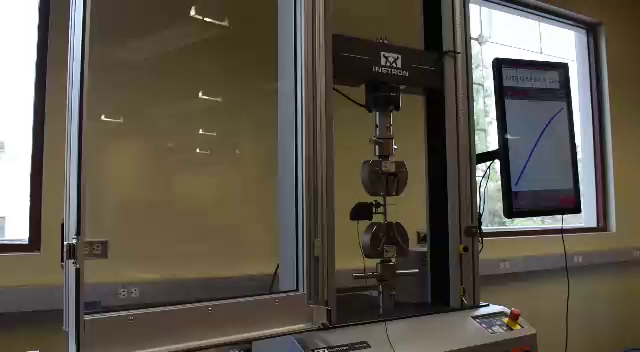
#> input picture frame 1358 of live_videos/HCS/HCS_Main_Video.mp4, 640 x 352 px
$ python live_video_editing.py
#> lines starting #> are read from the running program, lines starting #| are printed output that depends on the picture
import numpy as np
import cv2 as cv

from numpy.random import randint

def draw_rectangle(image,x1,y1,x2,y2,color,thickness):
    cv.rectangle(image, (x1, y1), (x2, y2), color, thickness)

video_path = 'live_videos/HCS/HCS_Main_Video.mp4'
zoomed_video_path = 'live_videos/HCS/HCS Zoomed.mp4'
zoomed_graph_path = 'live_videos/HCS/HCS Graphic.mp4'


showZoomed = False
showZoomedGraph = False

hoveringZoomTest = False
hoveringZoomGraph = False

def handle_click(event, x, y, flags, param):
    global showZoomed
    global hoveringZoomTest
    global hoveringZoomGraph
    global showZoomedGraph

    if (x > 0 and x < 300) and (y > 0 and y < 85):
        hoveringZoomTest = True
    else:
        hoveringZoomTest = False

    if (x > 0 and x < 300) and (y > 140 and y < 225):
        hoveringZoomGraph = True

    else:
        hoveringZoomGraph = False

    if event == cv.EVENT_LBUTTONDOWN and hoveringZoomTest:
        showZoomed = not showZoomed

    if event == cv.EVENT_LBUTTONDOWN and hoveringZoomGraph:
        showZoomedGraph = not showZoomedGraph

    return

cv.namedWindow('HCS')
cv.setMouseCallback('HCS',handle_click)

height=1000
width=500

cap_main = cv.VideoCapture(video_path)
cap_zoomed = cv.VideoCapture(zoomed_video_path)
cap_zoomed_graph = cv.VideoCapture(zoomed_graph_path)

while cap_main.isOpened():
    ret, frame = cap_main.read()
#> frame is the input picture: shape (352, 640, 3); mean B, G, R 75.2, 86.8, 93.5
    ret_z, frame_zoomed = cap_zoomed.read()
    ret_z_g,frame_z_g = cap_zoomed_graph.read()

    if showZoomed:
       cv.namedWindow('HCS Zoomed')
       frame_zoomed = cv.resize(frame_zoomed, (500, 500))
       cv.imshow('HCS Zoomed', frame_zoomed)

    if not showZoomed and cv.getWindowProperty('HCS Zoomed',cv.WND_PROP_VISIBLE):
        cv.destroyWindow('HCS Zoomed')


    if showZoomedGraph:
        cv.namedWindow('HCS Zoomed Graph')
        frame_z_g = cv.resize(frame_z_g,(500,500))
        cv.imshow('HCS Zoomed Graph',frame_z_g)

    if not showZoomedGraph and cv.getWindowProperty('HCS Zoomed Graph',cv.WND_PROP_VISIBLE):
        cv.destroyWindow('HCS Zoomed Graph')


    if not ret:
        print("Can't receive frame (stream end?). Exiting ...")
        break

    if not hoveringZoomTest:
        draw_rectangle(frame,0,0,100,10,(255,0,0),50)
    else:
        draw_rectangle(frame,0,0,100,10,(200,0,0),50)


    if not hoveringZoomGraph:
        draw_rectangle(frame,0,75,100,85,(255,0,0),25)
#> call 2 of draw_rectangle, with x1 = 0, y1 = 75, x2 = 100, y2 = 85, color = (255, 0, 0), thickness = 25
#> in draw_rectangle (call 2), `cv.rectangle(image, (x1, y1), (x2, y2), color, thickness)`:
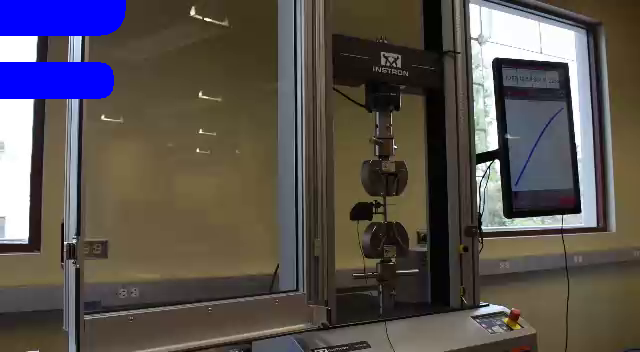
#> image: shape (352, 640, 3); mean B, G, R 79.6, 81.6, 88.2
    else:
        draw_rectangle(frame,0,75,100,85,(200,0,0),25)

    fontScale = 0.9
    font = cv.FONT_HERSHEY_SIMPLEX
    thickness = 2
    color = (0,0,0)

    frame = cv.resize(frame,(1500,800))
#> frame: shape (800, 1500, 3)

    cv.imshow('HCS',frame)

    if not showZoomed:
        zoomInTest = cv.putText(frame, 'Zoom in(Instron)', (5,50), font,
                   fontScale, color, thickness, cv.LINE_AA)
        cv.imshow('HCS',zoomInTest)

    else:
        zoomOutTest = cv.putText(frame, 'Zoom Out(Instron)', (5,50), font,
                   fontScale, color, thickness, cv.LINE_AA)
        cv.imshow('HCS',zoomOutTest)

    if not showZoomedGraph:
        zoomInGraph = cv.putText(frame, 'Zoom in(Graph)', (5,200), font,
                   fontScale, color, thickness, cv.LINE_AA)
        cv.imshow('HCS',zoomInGraph)
    else:
        zoomInGraph = cv.putText(frame, 'Zoom out(Graph)', (5,200), font,
                   fontScale, color, thickness, cv.LINE_AA)
        cv.imshow('HCS',zoomInGraph)


    if cv.waitKey(1) == ord('q'):
#> (key q is pressed here)
        break

cap_main.release()
cv.destroyAllWindows()

$ run again, starting later in the video
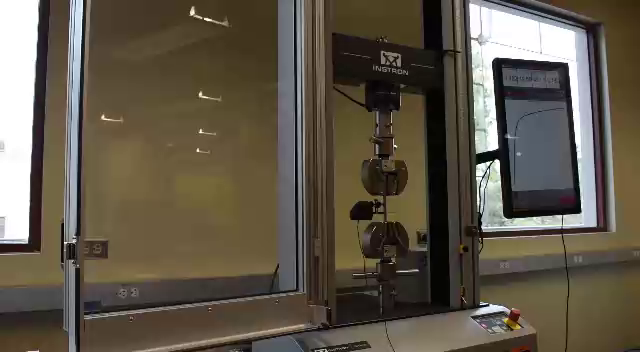
#> input picture frame 6113 of live_videos/HCS/HCS_Main_Video.mp4, 640 x 352 px
#> frame is the input picture: shape (352, 640, 3); mean B, G, R 73.5, 87.6, 96
#> in draw_rectangle (call 2), `cv.rectangle(image, (x1, y1), (x2, y2), color, thickness)`:
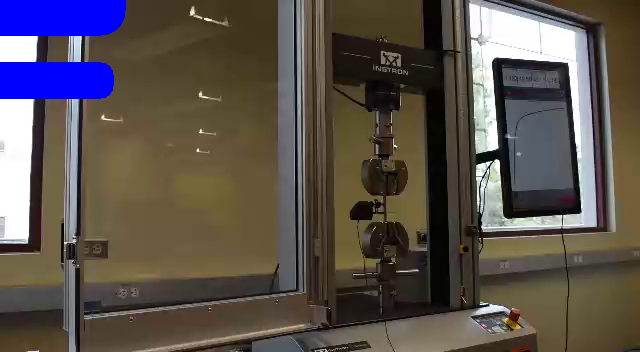
#> image: shape (352, 640, 3); mean B, G, R 78, 82.3, 90.6
#> frame: shape (800, 1500, 3)

$ run again, starting later in the video
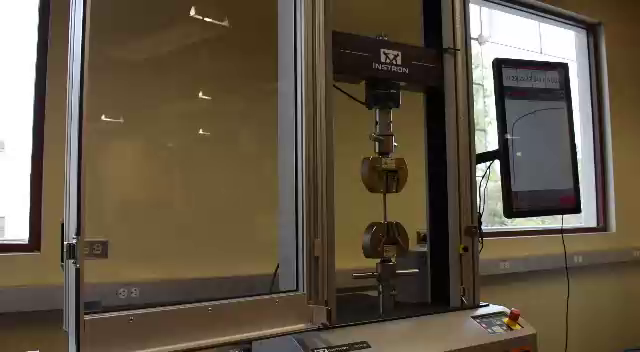
#> input picture frame 10868 of live_videos/HCS/HCS_Main_Video.mp4, 640 x 352 px
#> frame is the input picture: shape (352, 640, 3); mean B, G, R 69.4, 87, 98.8
#> in draw_rectangle (call 2), `cv.rectangle(image, (x1, y1), (x2, y2), color, thickness)`:
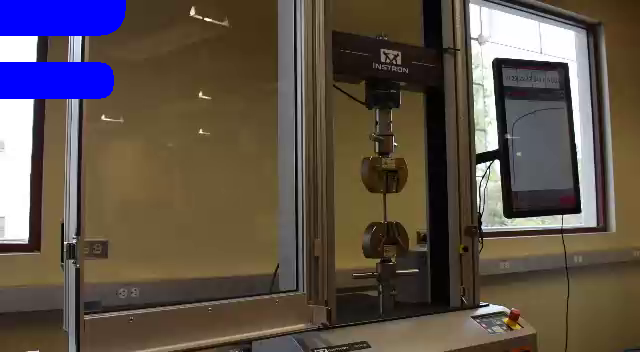
#> image: shape (352, 640, 3); mean B, G, R 74.1, 81.8, 93.3
#> frame: shape (800, 1500, 3)
